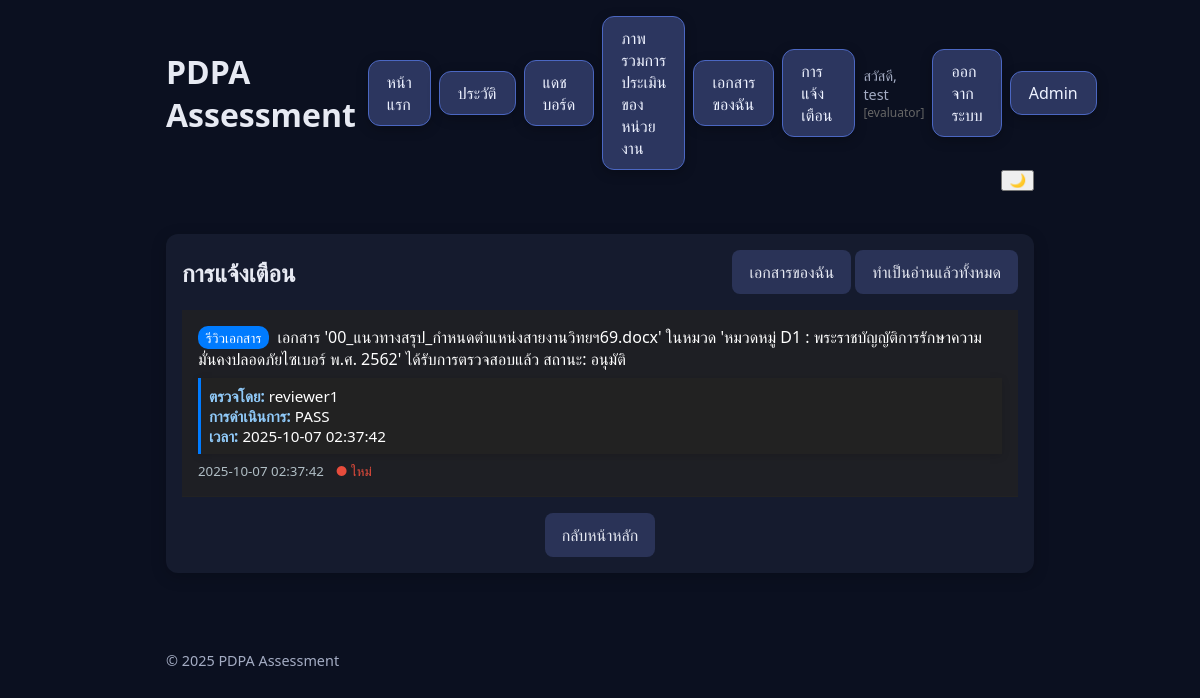
The page /?a=notifications (signed in) on the database its author committed.
### tables this page shows
CREATE TABLE `notifications` (
  `id` int NOT NULL AUTO_INCREMENT,
  `user_id` int NOT NULL,
  `document_id` int DEFAULT NULL,
  `message` text NOT NULL,
  `event_type` varchar(50) DEFAULT NULL,
  `is_read` tinyint(1) DEFAULT '0',
  `created_at` datetime DEFAULT CURRENT_TIMESTAMP,
  PRIMARY KEY (`id`),
  KEY `user_id` (`user_id`),
  CONSTRAINT `notifications_ibfk_1` FOREIGN KEY (`user_id`) REFERENCES `users` (`id`) ON DELETE CASCADE
);

CREATE TABLE `users` (
  `id` int NOT NULL AUTO_INCREMENT,
  `username` varchar(100) NOT NULL,
  `email` varchar(255) NOT NULL,
  `password_hash` varchar(255) NOT NULL,
  `role` enum('evaluator','reviewer','admin') NOT NULL DEFAULT 'evaluator',
  `allowed_pages` text,
  `created_at` timestamp NULL DEFAULT CURRENT_TIMESTAMP,
  PRIMARY KEY (`id`),
  UNIQUE KEY `username` (`username`),
  UNIQUE KEY `email` (`email`)
);

CREATE TABLE `document_review_steps` (
  `id` int NOT NULL AUTO_INCREMENT,
  `document_id` int NOT NULL,
  `reviewer_id` int DEFAULT NULL,
  `action` enum('PENDING','PASS','FAIL','COMMENT') NOT NULL,
  `notes` text,
  `created_at` datetime NOT NULL DEFAULT CURRENT_TIMESTAMP,
  PRIMARY KEY (`id`),
  KEY `document_id` (`document_id`),
  CONSTRAINT `document_review_steps_ibfk_1` FOREIGN KEY (`document_id`) REFERENCES `documents` (`id`) ON DELETE CASCADE
);

### db.php (called while the page is built, shortened)
<?php
function db(): PDO {
    static $pdo = null;
    if ($pdo) return $pdo;
    $cfg = require __DIR__ . '/config.php';
    $dsn = "mysql:host={$cfg['db_host']};dbname={$cfg['db_name']};charset={$cfg['db_charset']}";
    $opt = [
        PDO::ATTR_ERRMODE => PDO::ERRMODE_EXCEPTION,
        PDO::ATTR_DEFAULT_FETCH_MODE => PDO::FETCH_ASSOC,
        PDO::ATTR_EMULATE_PREPARES => false,
    ];
    $attempts = 0; $lastErr = null;
    while ($attempts < 10) {
        try {
            $pdo = new PDO($dsn, $cfg['db_user'], $cfg['db_pass'], $opt);
            break;
        } catch (Throwable $e) {
            $lastErr = $e; $attempts++;
            usleep(300000);
        }
    }
    return $pdo;
}
function get_document_review_steps(int $document_id): array {
    $st = db()->prepare('
        SELECT drs.*, u.username as reviewer_name
        FROM document_review_steps drs
        LEFT JOIN users u ON drs.reviewer_id = u.id
        WHERE drs.document_id = ?
        ORDER BY drs.id ASC
    ');
    $st->execute([$document_id]);
    return $st->fetchAll();
}

### views/notifications.php (the view, shortened to what this page needs)
<?php include __DIR__.'/header.php'; ?>
<section class="card" style="max-width:900px;margin:32px auto;">
  <div style="display:flex;justify-content:space-between;align-items:center;gap:12px;">
    <h2 style="margin:0;">การแจ้งเตือน</h2>
    <div>
      <a class="btn" href="?a=my_documents">เอกสารของฉัน</a>
      <a class="btn" href="?a=notifications_mark_all_read">ทำเป็นอ่านแล้วทั้งหมด</a>
    </div>
  </div>
  <?php if (!empty($notifications)): ?>
  <div style="margin-top:16px;">
    <?php foreach($notifications as $n): ?>
  <div class="notification-item" style="padding:16px;border-bottom:1px solid #222;color:#fff;background:<?php echo !($n['is_read'] ?? true)?'#222b':'#1a2140'; ?>;">
      <div style="margin-bottom:8px;">
        <?php
          $badge = '';
          $etype = $n['event_type'] ?? '';
          if ($etype === 'doc_assigned') $badge = '<span style="background:#0288d1;color:#fff;padding:2px 8px;border-radius:10px;font-size:0.85em;margin-right:8px;">มอบหมายงาน</span>';
          elseif ($etype === 'doc_reviewed') $badge = '<span style="background:#007bff;color:#fff;padding:2px 8px;border-radius:10px;font-size:0.85em;margin-right:8px;">รีวิวเอกสาร</span>';
        ?>
  <?= $badge ?><span style="color:#fff;"><?= htmlspecialchars($n['message']) ?></span>
        <?php
        if (!empty($n['document_id'])):
          $review_steps = get_document_review_steps($n['document_id']);
          if (!empty($review_steps)):
            $latest_review = end($review_steps);
        ?>
        <div style="margin-top:8px;padding:8px;background:#222;border-left:3px solid #007bff;font-size:0.95em;color:#fff;box-shadow:0 2px 8px #0002;">
          <strong style="color:#90caf9;">ตรวจโดย:</strong> <?= htmlspecialchars($latest_review['reviewer_name']) ?><br>
          <strong style="color:#90caf9;">การดำเนินการ:</strong> <?= htmlspecialchars($latest_review['action']) ?><br>
          <strong style="color:#90caf9;">เวลา:</strong> <?= htmlspecialchars($latest_review['created_at']) ?>
        </div>
        <?php
          endif;
        endif;
        ?>
      </div>
  <small style="color:#b0bec5;">
        <?= htmlspecialchars($n['created_at']) ?>
        <?php if(!($n['is_read'] ?? true)): ?>
        <span style="color:#e74c3c;margin-left:8px;">● ใหม่</span>
        <?php endif; ?>
      </small>
    </div>
    <?php endforeach; ?>
  </div>
  <?php else: ?>
  <div style="text-align:center;padding:32px;color:#666;">
    <p>ไม่มีการแจ้งเตือน</p>
  </div>
  <?php endif; ?>
  <div style="margin-top:16px;text-align:center;">
    <a class="btn" href="?">กลับหน้าหลัก</a>
  </div>
<?php include __DIR__.'/footer.php'; ?>

### assets/style.css (style rules this page uses)
:root { --bg:#0b1020;--fg:#e7eaf3;--muted:#a4acc3;--card:#151b2e;--primary:#4f7cff;--accent:#2dd4bf;--danger:#ef4444 }
* { box-sizing:border-box }
html,body { margin:0;padding:0;font-family:system-ui,-apple-system,Segoe UI,Roboto,Ubuntu,Cantarell,Noto Sans,sans-serif;background:var(--bg);color:var(--fg) }
.card { background:var(--card);padding:16px;border-radius:12px;box-shadow:0 4px 16px rgba(0,0,0,.2);margin:16px 0 }
.btn { display:inline-block;padding:10px 16px;border-radius:8px;border:1px solid transparent;background:#2a3357;color:var(--fg);text-decoration:none }

### rows shown on the page
notifications: event_type "รีวิวเอกสาร", message "เอกสาร '00_แนวทางสรุป_กำหนดตำแหน่งสายงานวิทยฯ69.docx' ในหมวด 'หมวดหมู่ D1 : พระราชบัญญัติการรักษาความมั่นคงปลอดภัยไซเบอร์ พ.ศ. 2562' ได้รับการตรวจสอบแล้ว สถานะ: อนุมัติ", users.username "reviewer1", document_review_steps.action "PASS", document_review_steps.created_at "2025-10-07 02:37:42", created_at "2025-10-07 02:37:42", is_read "● ใหม่"

### other values the page prints
$cfg['app_name'] "PDPA Assessment"
$navUser['username'] "test"
$navUser['role'] "evaluator"
